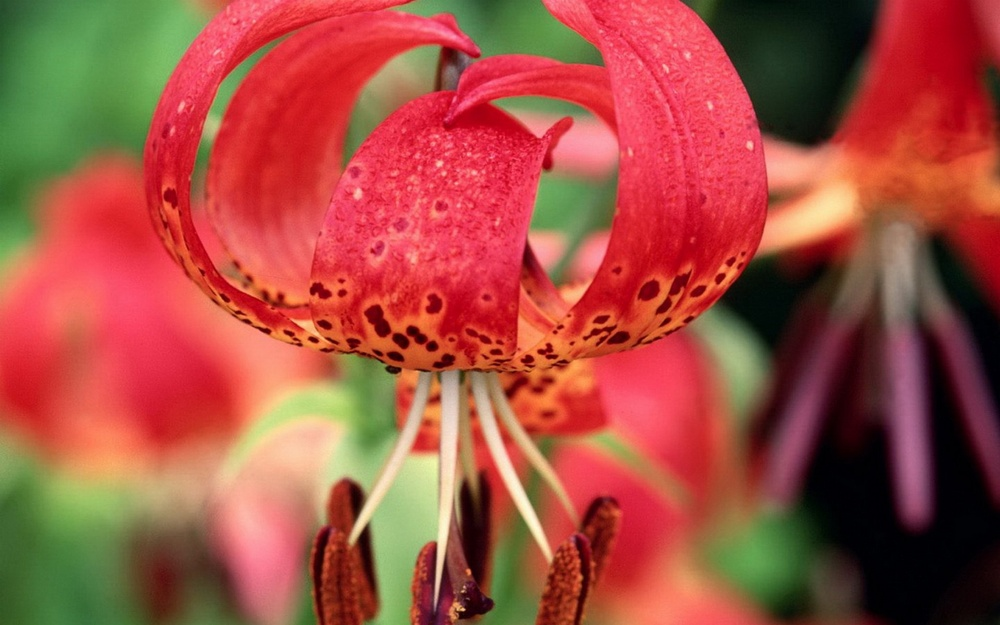
%> input picture Laboratory Activity 3/flower.jpg, 1000 x 625 px, shrunk from 1920 x 1200 before the run
$ octave Laboratory-Activity-5-MATLAB.m   (GNU Octave 9; MATLAB toolbox functions it lacks are replaced by stand-ins)
%> lines starting %> are read from the running program, lines starting %| are printed output that depends on the picture; in (x1, y1, x2, y2) boxes, pixels count from 0 and x2, y2 are one past the last pixel; in counts of white or black regions, pixels touching at a corner belong together; the program's own positions count from 1
% Global Image thresholding using Otsu's method
% load image
img = imread('flower.jpg');
%> img is the input picture: size 625x1000x3 uint8; mean R, G, B 163.2, 78.9, 64.8

% calculate threshold using graythresh
level = graythresh(img);
%> level = 0.502

% convert into binary image using the computed threshold
bw = imbinarize(img, level);

% display the original image and the binary image

figure(1);
imshowpair(img, bw, 'montage');
title('Original Image (left) and Binary Image (right)');

% Multi-level thresholding using Otsu's method
% calculate single threshold using multithresh
img_gray = rgb2gray(img);
level2 = multithresh(img_gray);
%> level2 = 89

% Segment the image into two regions using the imquantize function, specifying the threshold level returned by the multithresh function.
seg_img = imquantize(img_gray,level2);
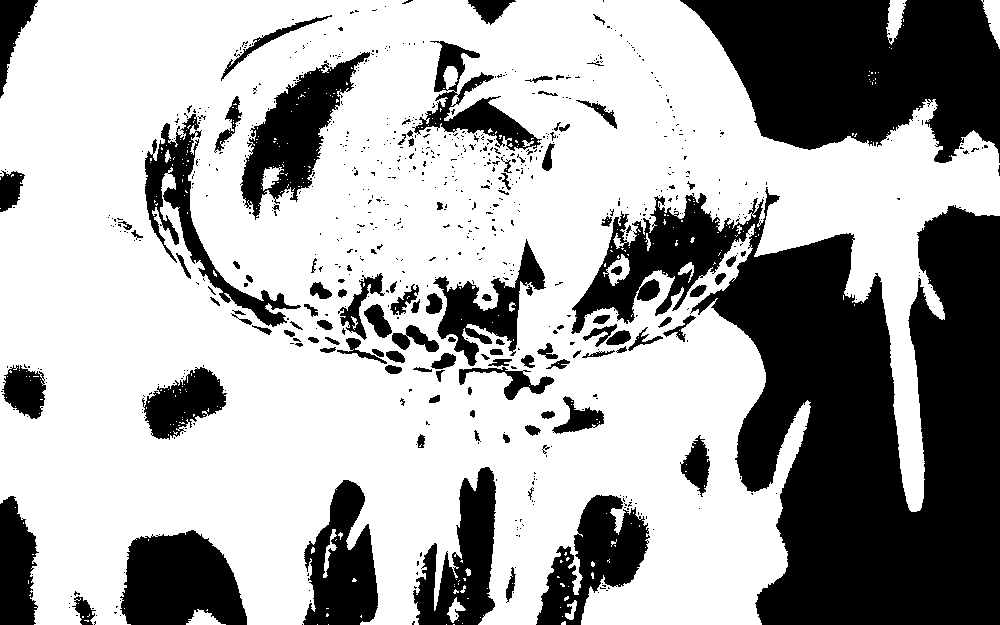
%> seg_img: size 625x1000 double; values 1 (black) and 2 (white), 66.1% white; 757 black regions (639 under 20 px), largest, box (x1, y1, x2, y2) and area: (571, 187, 1000, 625) 95694, (680, 0, 1000, 163) 36218, (120, 530, 247, 625) 9177

% Display the original image and the segmented image
figure(2);
imshowpair(img,seg_img,'montage');
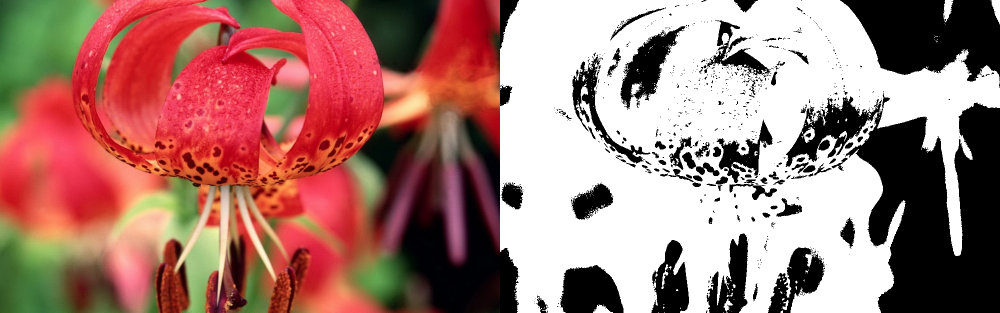
%> displayed picture: size 625x2000x3, on the screen's scale of 0 to 255 (shown at 1/2 size); mean R, G, B 165.8, 123.6, 116.6
title('Original	Image	(left)	and Segmented Image (right)');

% Global histogram threshold using Otsu's method
% Calculate a 16-bin histogram for the image
[counts,x] = imhist(img,16);
%> counts = [128632; 136440; 172591; 190305; 212368; 197357; 152079; 103203; 78863; 74738; 54512; 52448; 76700; 85380; 91559; 67825]; x = [0; 17; 34; 51; 68; 85; 102; 119; 136; 153; 170; 187; 204; 221; 238; 255]
figure(3);
stem(x,counts)
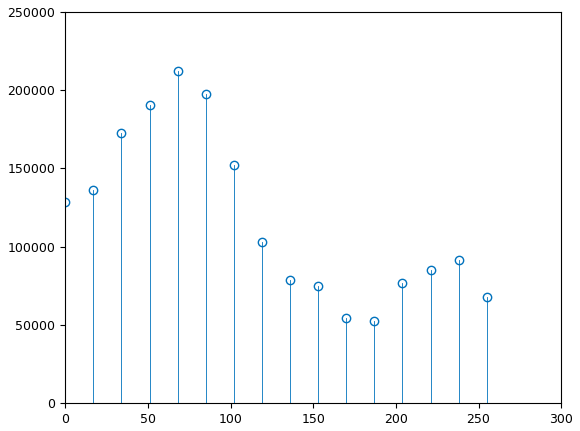
%> figure redrawn from the program's plot data; highest point at x = 68, y = 212368

% Compute a global threshold using the histogram counts
T = otsuthresh(counts);
%> T = 0.467

% Create a binary image using the computed threshold and display the image
bw2 = imbinarize(img_gray,T);
%> bw2: size 625x1000 logical; 37.8% white; 763 white regions (682 under 20 px), largest, box (x1, y1, x2, y2) and area: (0, 165, 686, 625) 112313, (472, 0, 953, 383) 47832, (27, 0, 355, 148) 20950
figure(4);
imshow(bw2);
title('Binary Image');


%2. Region-based segmentation
% Using K means clustering
img2 = imread('flower.jpg');

% Convert the image to grayscale
bw_img2 = rgb2gray(img2);

% Segment the image into three regions using k-means clustering
[L, centers] = imsegkmeans(bw_img2,3);
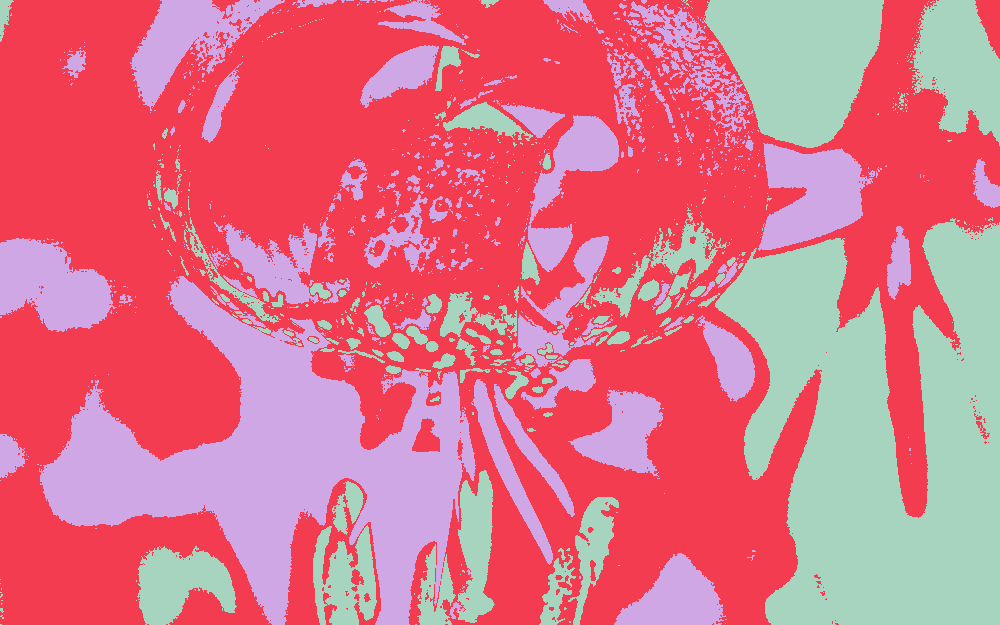
%> L: size 625x1000 uint8; 3 distinct labels, from 1 to 3; one colour per label, 0 black
%> centers = [33; 106; 164]
B = labeloverlay(bw_img2,L);
figure(5);
imshow(B);
title('Labled Image');

% Using connected-component labeling, convert the image into binary
bin_img2 = imbinarize(bw_img2);

% Label the connected components
[labeledImage, numberOfComponents] = bwlabel(bin_img2);
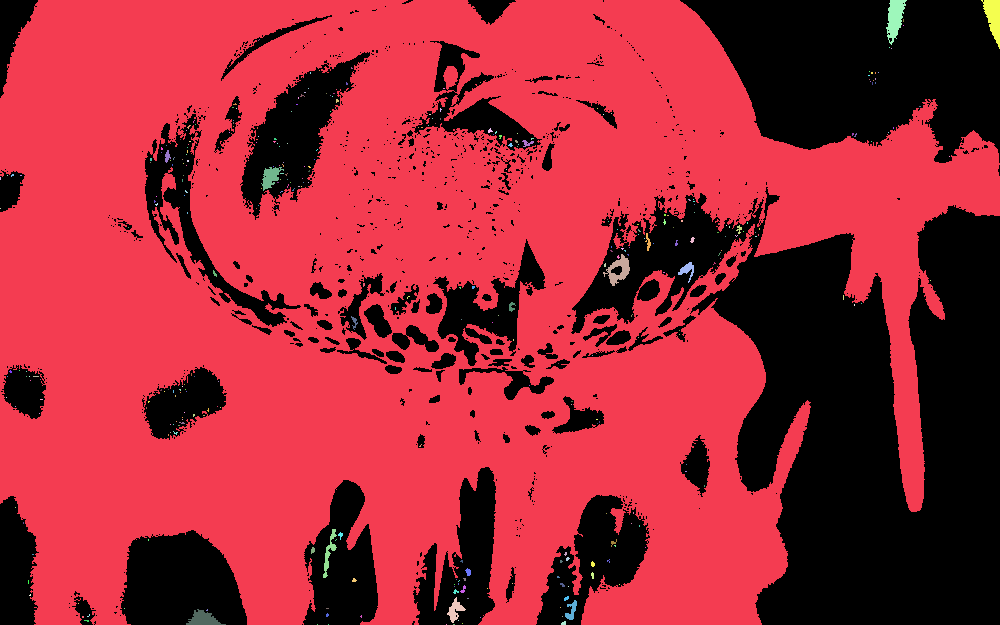
%> labeledImage: size 625x1000 double; 342 distinct labels, from 0 to 341; one colour per label, 0 black
%> numberOfComponents = 341

% Display the number of connected components
disp(['Number of connected components: ', num2str(numberOfComponents)]);
%| Number of connected components: 341

% Assign a different color to each connected component
coloredLabels = label2rgb(labeledImage, 'hsv', 'k', 'shuffle');

% Display the labeled image
figure(6);
imshow(coloredLabels);
title('Labeled Image');

% Paramter Modifications
% Adding noise to the image then segmenting it using otsu's method
img_noise = imnoise(img,'salt & pepper',0.09);
img_noise_gray = rgb2gray(img_noise);
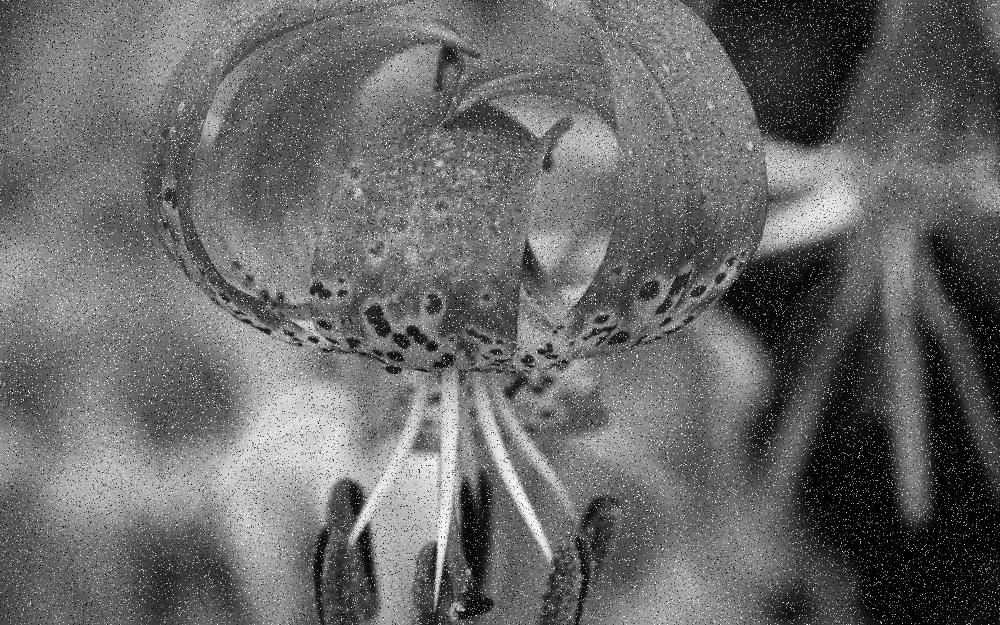
%> img_noise_gray: size 625x1000 uint8; min 0, max 255, mean 104.7

% Calculate single threshold using multithresh
level = multithresh(img_noise_gray);
%> level = 100

% Segment the image into two regions using the imquantize function, specifying the threshold level returned by the multithresh function.
seg_img = imquantize(img_noise_gray,level);
%> seg_img: size 625x1000 double; values 1 (black) and 2 (white), 55.1% white; 17803 black regions (17673 under 20 px), largest, box (x1, y1, x2, y2) and area: (570, 173, 1000, 625) 104901, (679, 0, 1000, 178) 36496, (93, 38, 618, 332) 31475

% Display the original image and the segmented image
figure(7);
imshowpair(img_noise,seg_img,'montage');
title('Original Image (left) and Segmented Image with noise (right)');

% Segment the image into two regions using k-means clustering
RGB = imread('flower.jpg');
L = imsegkmeans(RGB,2);
%> L: size 625x1000 uint8; values 1 (black) and 2 (white), 55.9% white; 710 black regions (622 under 20 px), largest, box (x1, y1, x2, y2) and area: (540, 175, 1000, 625) 110420, (680, 0, 1000, 180) 39994, (92, 38, 618, 332) 34616
B = labeloverlay(RGB,L);
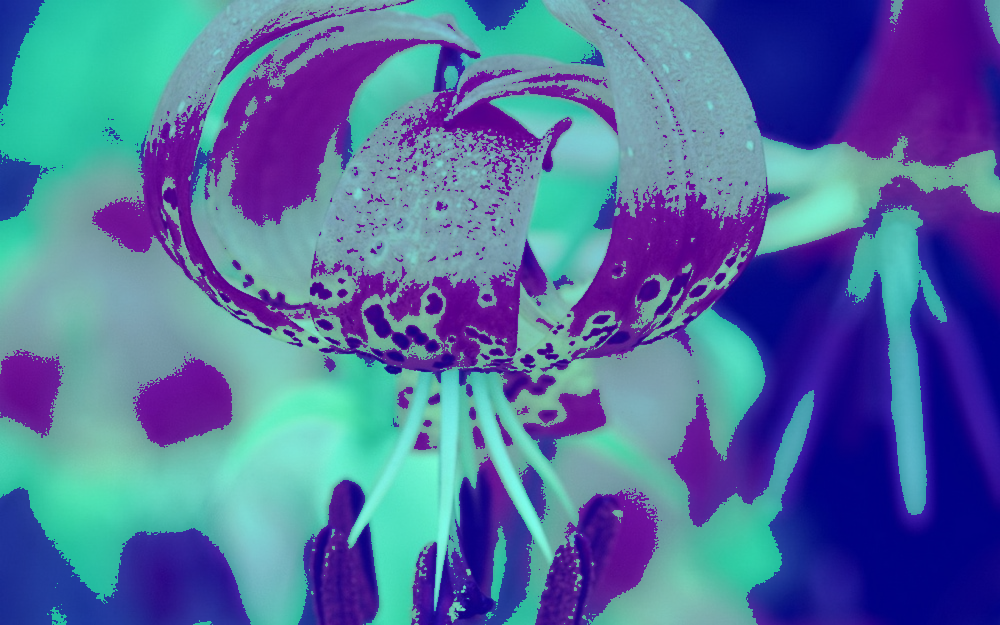
%> B: size 625x1000x3 uint8; mean R, G, B 81.8, 110.9, 160.1
figure(8);
imshow(B);
title('Labeled Image');

% Create a set of 24 Gabor filters, covering 6 wavelengths and 4 orientations
wavelength = 2.^(0:5) * 3;
orientation = 0:45:135;
%> (the run ends here)
